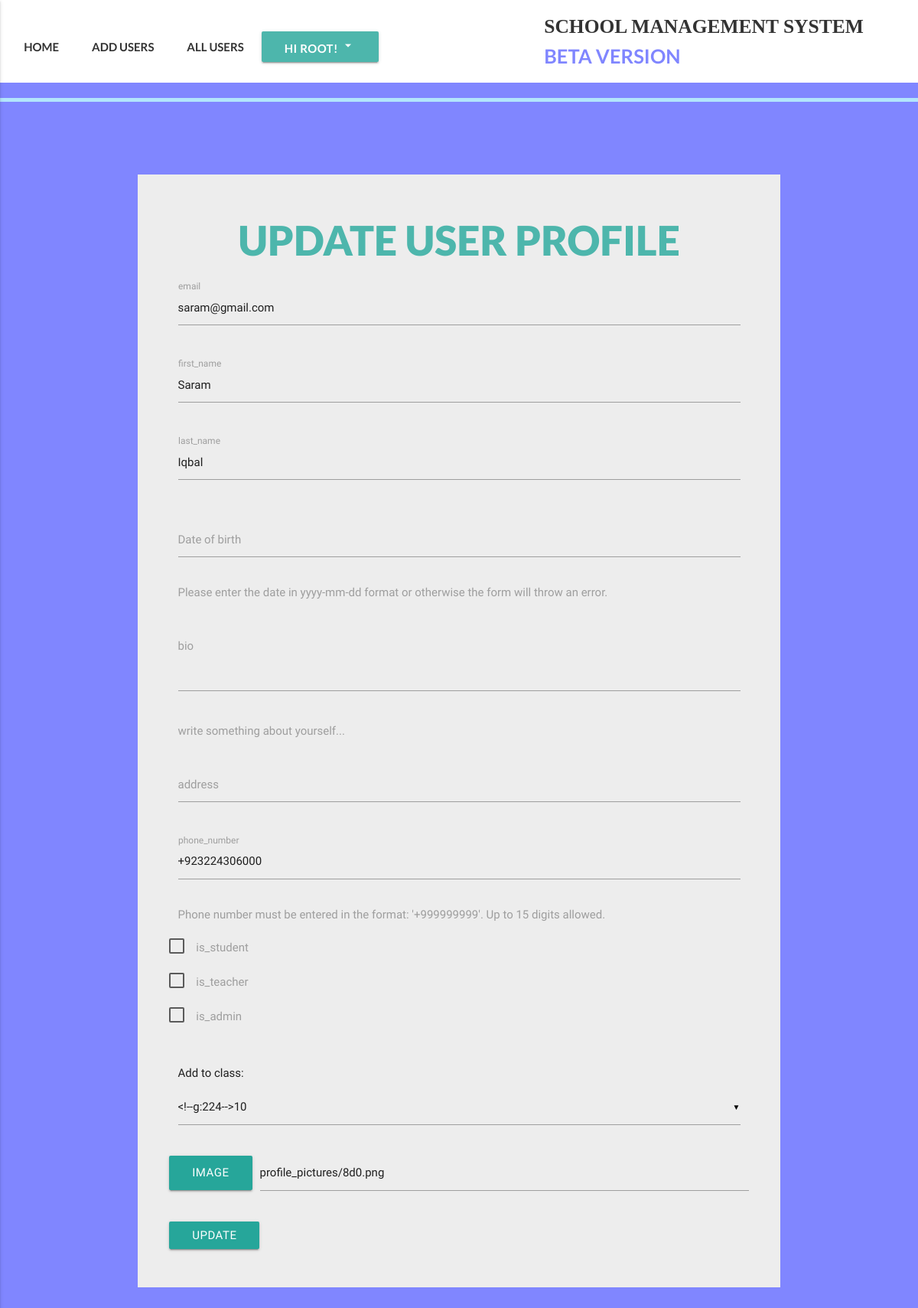
/accounts/6/edit (signed in), run on the app's committed database.
### accounts/models.py (models this page shows, shortened)
class User(AbstractBaseUser):
    email = models.EmailField(
        verbose_name='email address',
        max_length=255,
        unique=True,
    )
    date_of_birth = models.DateField(null=True)
    is_active = models.BooleanField(default=True)
    is_admin = models.BooleanField(default=False)
    is_teacher = models.BooleanField(default=False)
    is_student = models.BooleanField(default=False)
    bio = models.TextField(blank=True, help_text='write something about yourself...')
    phone_regex = RegexValidator(regex=r'^\+?1?\d{9,15}$', message="Phone number must be entered in the format: '+999999999'. Up to 15 digits allowed.")
    phone_number = models.CharField(validators=[phone_regex], max_length=17, blank=True, help_text="Phone number must be entered in the format: '+999999999'. Up to 15 digits allowed.") # validators should be a list
    first_name = models.CharField(max_length=225)
    last_name = models.CharField(max_length=225)
    address = models.CharField(max_length=225, blank=True)
    part_of = models.ForeignKey(Klasses, null=True, blank=True, related_name="partof", on_delete=models.SET_NULL)
    image = models.ImageField(upload_to="profile_pictures", blank=True)
    objects = MyUserManager()
    USERNAME_FIELD = 'email'
    REQUIRED_FIELDS = ['first_name', 'last_name', 'phone_number']
    def get_absolute_url(self):
        return reverse('user_detail', kwargs={'id':self.id})

### accounts/views.py (the view, shortened to what this page needs)
# urls.py: url(r'^(?P<id>[\w-]+)/edit$', user_update_view, name='user_update_view'),
def user_update_view(request, id):
    if request.user.is_authenticated and request.user.is_admin:
        instance = get_object_or_404(User, id=id)
        form = UserUpdateForm(request.POST or None, request.FILES or None, instance=instance)
        template_name = "accounts/user_update.html"
        context = {
            "instance": instance,
            "form": form,
        }
        return render(request, template_name, context)
    else:
        raise Http404

### accounts/forms.py (shortened to what this page needs)
class UserUpdateForm(forms.ModelForm):
    date_of_birth = forms.DateField(help_text="Please enter the date in yyyy-mm-dd format or otherwise the form will throw an error.", required=False)
    image = forms.ImageField(required=False)
    part_of = forms.ModelChoiceField(queryset=Klasses.objects.all(), empty_label="Please select a class if the user being added is a student or teacher", required=False)
    class Meta:
        model = User
        fields = ("email", "first_name", "last_name", "date_of_birth", "bio", "address", "phone_number", "is_student", "is_teacher", "is_admin", "part_of", "image")
    def __init__(self, *args, **kwargs):
        super(UserUpdateForm, self).__init__(*args, **kwargs)
        if self._meta.model.USERNAME_FIELD in self.fields:
            self.fields[self._meta.model.USERNAME_FIELD].widget.attrs.update({'autofocus': True})

### klass/models.py (called while the page is built)
    def __str__(self):
        return self.name

### templates/accounts/user_update.html (shortened to what this page needs)
{% extends 'index.html' %}
{% block customcss %}
{% load static %}
<link rel="stylesheet" href="{% static 'css/student-register.css' %}">
{% endblock customcss %}
{% block headercss %}
  <link rel="stylesheet" href="{% static 'css/header.css'%}">
{% endblock headercss %}
{% block headernavs %}
<li><a href="{% url 'home' %}" class="waves-effect waves-teal">HOME</a></li>
<li><a href="{% url 'user_creation_view' %}" class="waves-effect waves-teal">ADD USERS</a></li>
<li><a href="{% url 'user-list' %}" class="waves-effect waves-teal">ALL USERS</a></li>
<a class='dropdown-button btn my-dropdown teal lighten-2' data-beloworigin="true" href='#' data-activates='dropdown1'>Hi {{request.user.first_name}}! <i class="medium material-icons">arrow_drop_down</i></a>
{% endblock headernavs %}
{% block content %}
<div class="register-bg">
  <div class='my_container hoverable'>
  <div class="row">
    <form method="post" class='col s12' enctype="multipart/form-data">
      <h2 class="headed teal-text text-lighten-2">UPDATE USER PROFILE</h2>
      {% for field in form %}
      <div class="row">
            {% if field.html_name == 'bio' %}
            <div class="input-field col s12 ">
            <textarea name="{{field.html_name}}" id={{field.id_for_label}}, class='materialize-textarea validate'>{{field.value}}</textarea>
            <label for="{{field.id_for_label}}">{{ field.html_name }}</label>
            {% if field.help_text %}
            <p class='grey-text'>{{field.help_text}}</p>
            {% endif %}
            </div>
            {% elif field.html_name == 'date_of_birth' %}
            <div class="input-field col s12 ">
              <input type="date" name="{{field.html_name}}" id="{{field.id_for_label}}" class='datepicker' value="{{field.value}}">
              <label for="{{field.id_for_label}}">Date of birth</label>
              {% if field.help_text %}
              <p class='grey-text'>{{field.help_text}}</p>
              {% endif %}
            </div>
            {% elif field.html_name == 'part_of' %}
                <div class="input-field col s12">
                  <p>Add to class:</p>
                </div>
            {% elif field.html_name == 'is_parent' or field.html_name == 'is_student' or field.html_name == 'is_teacher' or field.html_name == 'is_admin' %}
            <p>
              <label for="{{field.id_for_label}}">{{field.html_name}}</label>
            </p>
            {% elif field.html_name == "image" %}
            <div class="file-field input-field">
              <div class="btn">
                <span class="white-text">IMAGE</span>
              </div>
              <div class="file-path-wrapper">
                <input type="text" value="{{field.value}}" class='file-path validate'>
              </div>
            </div>
            {% else %}
            <div class="input-field col s12 ">
              <input type="{{field.field.widget.input_type}}" value="{{field.value}}" name="{{field.html_name}}" id="{{field.id_for_label}}" class='validate'>
              <label for="{{field.id_for_label}}">{{ field.html_name }}</label>
              {% if field.help_text %}
              <p class='grey-text'>{{field.help_text}}</p>
              {% endif %}
            </div>
            {% endif %}
        </div>
      {% endfor %}
      <button type="submit" class="btn waves-effect waves-light white-text">UPDATE</button>
    </form>
  </div>
  </div>
</div>
{% endblock %}

### static/css/header.css (style rules this page uses)
.my-dropdown { padding-bottom:40px; }
.my-nav ul li { display: inline; }
.my-nav ul li a, .disable { padding: 20px 20px 20px 20px; color: #333; transition: 0.4s; }

### static/css/student-register.css (style rules this page uses)
.register-bg { padding: 3em 0em; margin-top: 50px; }
.headed { font-family:lato; font-weight: 1000; text-align: center; color:#009688; }
body { background-color:#8086ff; }
.my_container { width:70%; margin: auto; background-color: rgba(237, 237, 237, 1); padding:2em; }

### data on the page
User: user.first_name "ROOT"
User: email "saram@gmail.com" "Saram" "Iqbal" "+923224306000", value "profile_pictures/8d0.png"

### other printed values
{{ field.html_name }} "email" "first_name" "last_name" "address" "phone_number"
{{ field.help_text }} "Please enter the date in yyyy-mm-dd format or otherwise the form will throw an error."
{{ field.html_name }} "bio"
{{ field.help_text }} "write something about yourself..."
{{ field.help_text }} "Phone number must be entered in the format: '+999999999'. Up to 15 digits allowed."
{{ field.html_name }} "is_student" "is_teacher" "is_admin"
